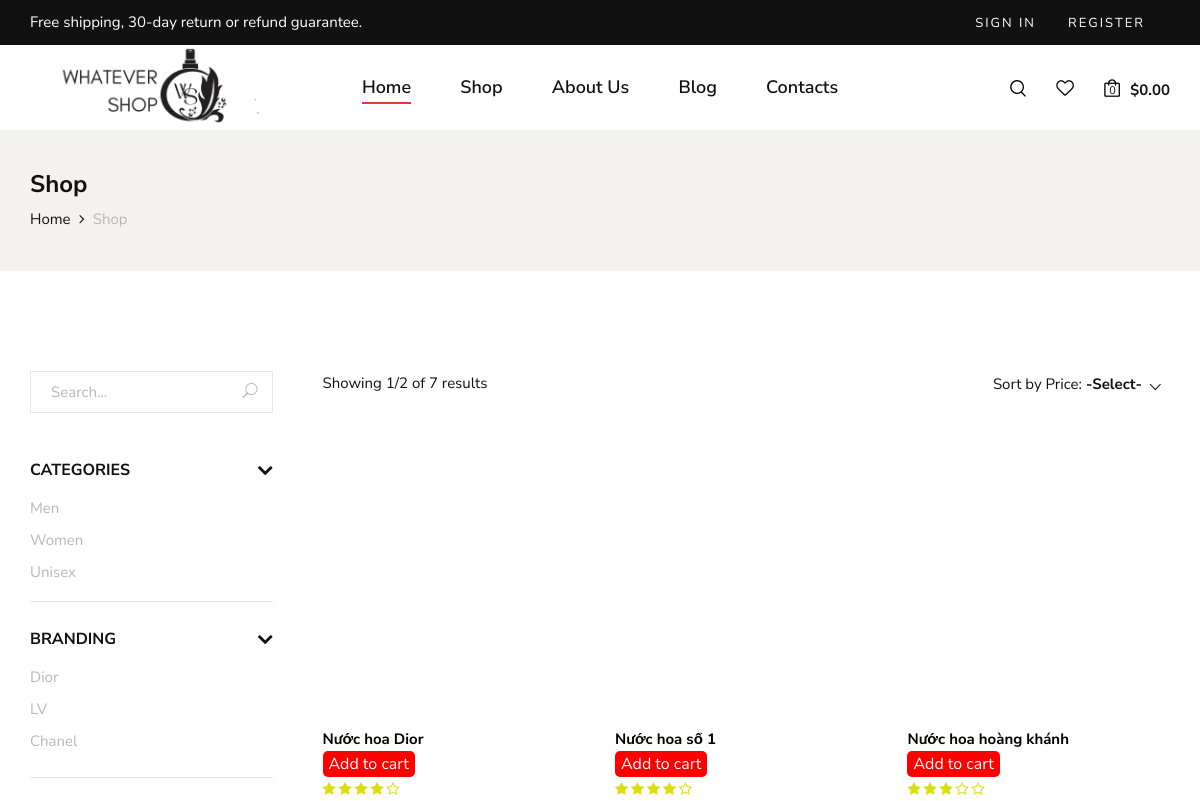
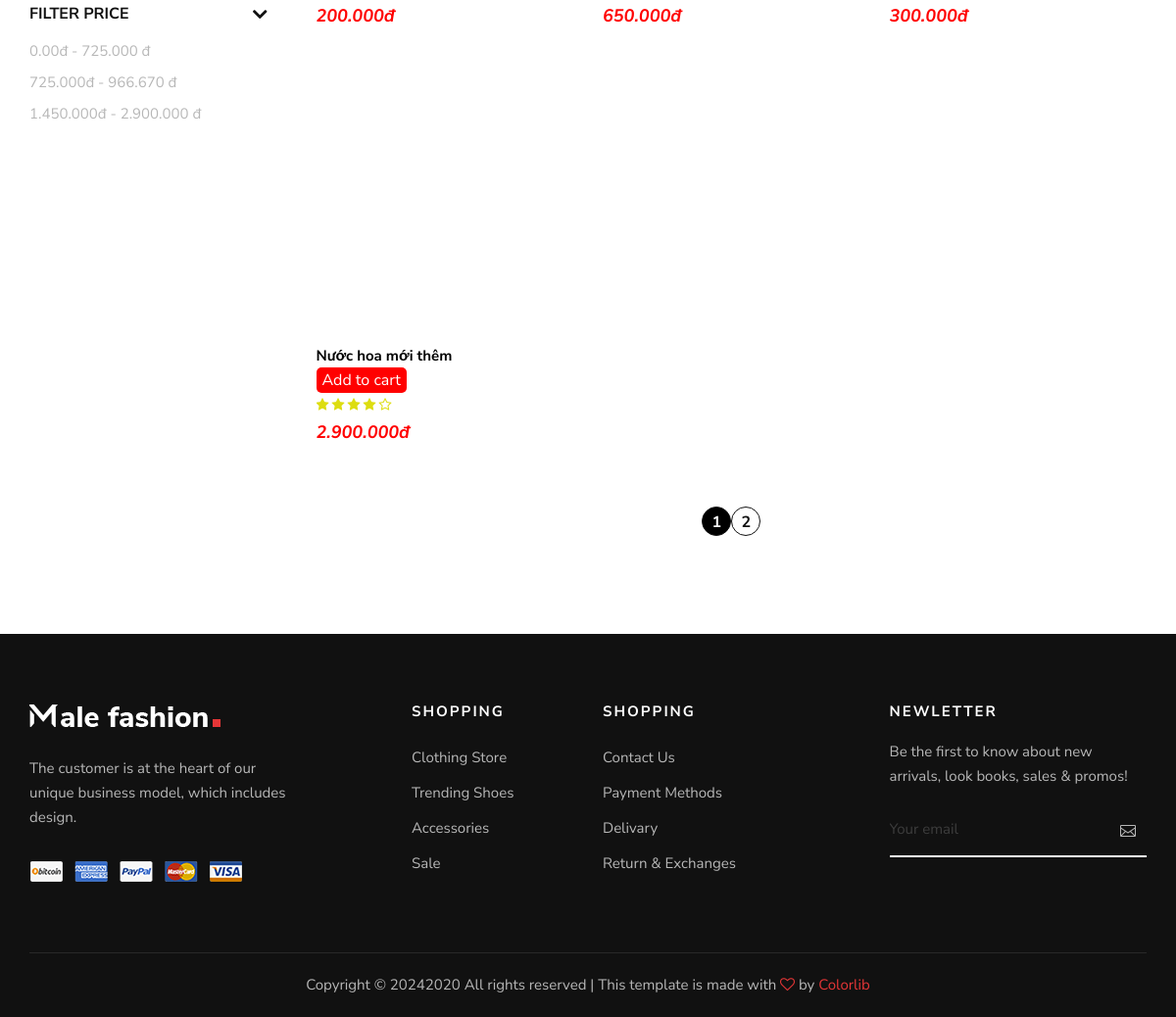
The page /shop.php on the database its author committed (2 pictures, top to bottom).
### tables this page shows
CREATE TABLE `tbl_category` (
  `id` bigint(20) NOT NULL,
  `name` varchar(255) DEFAULT NULL,
  `description` varchar(255) NOT NULL
);

CREATE TABLE `tbl_product` (
  `id` bigint(20) NOT NULL,
  `name` varchar(255) DEFAULT NULL,
  `details` varchar(255) DEFAULT NULL,
  `image_1` varchar(255) DEFAULT NULL,
  `image_2` varchar(255) DEFAULT NULL,
  `image_3` varchar(255) DEFAULT NULL,
  `price` double DEFAULT NULL,
  `quantity` bigint(20) DEFAULT NULL,
  `category_id` bigint(20) DEFAULT NULL,
  `sex` int(11) NOT NULL
);

### shop.php (the view, shortened to what the rows shown need)
<?php
    include 'components/connect.php';
?>
<!DOCTYPE html>
<html lang="zxx">
<head>
    <link rel="stylesheet" href="css/bootstrap.min.css" type="text/css">
    <link rel="stylesheet" href="css/font-awesome.min.css" type="text/css">
    <link rel="stylesheet" href="css/elegant-icons.css" type="text/css">
    <link rel="stylesheet" href="css/magnific-popup.css" type="text/css">
    <link rel="stylesheet" href="css/nice-select.css" type="text/css">
    <link rel="stylesheet" href="css/owl.carousel.min.css" type="text/css">
    <link rel="stylesheet" href="css/slicknav.min.css" type="text/css">
    <link rel="stylesheet" href="css/style.css" type="text/css">
</head>
<body>
    <?php
        $sql = "SELECT * FROM tbl_product WHERE (1=1) ";
        $whereClasue = " ";
        $currentURL = "http://$_SERVER[HTTP_HOST]$_SERVER[REQUEST_URI]";
        function hasGetParameters() {
            return count($_GET) > 0;
        }
    ?>
    <section class="shop spad">
        <div class="container">
            <div class="row">
                <div class="col-lg-3">
                    <div class="shop__sidebar">
                        <div class="shop__sidebar__accordion">
                            <div class="accordion" id="accordionExample">
                                <?php
                                    if ($conn) {
                                        try {
                                            $sql_category = "SELECT * FROM tbl_category";
                                            $result_category = $conn->query($sql_category);
                                            echo "<div class='card'>
                                                    <div class='card-heading'>
                                                        <a data-toggle='collapse' data-target='#collapseTwo'>Branding</a>
                                                    </div>
                                                    <div id='collapseTwo' class='collapse show' data-parent='#accordionExample'>
                                                        <div class='card-body'>
                                                            <div class='shop__sidebar__brand'>
                                                                <ul>";
                                            if ($result_category) {
                                                while ($row = $result_category->fetch(PDO::FETCH_ASSOC)) {
                                                    echo "<li><a " . (isset($_GET['categoryId']) && $_GET['categoryId'] == $row['id'] ? 'style="color: red;"' : '') . " href='" . (isset($_GET['categoryId']) ? str_replace('categoryId=' . $_GET['categoryId'], 'categoryId=' . $row["id"], $currentURL) : $currentURL . (hasGetParameters() ? "&" : "?") . "categoryId=" . $row["id"]) . "'>" . $row["name"] . "</a></li>";
                                                }
                                            } else {
                                                echo "Lỗi truy vấn: " . $conn->errorInfo()[2];
                                            }
                                            echo "</ul>
                                                            </div>
                                                        </div>
                                                    </div>
                                                </div>";
                                        } catch (PDOException $e) {
                                            echo "Lỗi truy vấn: " . $e->getMessage();
                                        }
                                    } else {
                                        echo "Kết nối không thành công.";
                                    }
                                ?>
                            </div>
                        </div>
                    </div>
                </div>
                <?php
                    $item_per_page = !empty($_GET['per_page'])?$_GET['per_page']:4;
                    $current_page = !empty($_GET['page'])?$_GET['page']:1;
                    $offset = ($current_page -  1) * $item_per_page;
                ?>
                <div class="col-lg-9">
                    <?php
                    if ($conn) {
                        try {
                            $sql .= $whereClasue;
                            $sql .= " LIMIT " . $item_per_page . " OFFSET " . $offset;
                            $result = $conn->query($sql);
                            echo "<div class='row'>";
                            if ($result) {
                                while ($row = $result->fetch(PDO::FETCH_ASSOC)) {
                                    $productCount++;?>
                                        <div class='col-lg-4 col-md-6 col-sm-6'>
                                            <form action="" method='POST'>
                                            <div class='product__item'>
                                                <div class='product__item__pic set-bg' data-setbg='uploaded_img/<?=$row["image_1"]?>'>
                                                </div>
                                                <div class='product__item__text'>
                                                    <a href='shop-details.php?id=<?=$row['id']?>'><?php echo $row["name"]; ?></a>
                                                        <?php
                                                        if (($conn->query("SELECT quantity FROM tbl_product WHERE (id = $row[id]) ")->fetchColumn()) > 0) {
                                                        ?>
                                                            <input type='submit' name='addcart' class='add-cart' value='Add to cart'>
                                                        <?php
                                                        } else {
                                                        ?>
                                                            <h5 class="out-of-stock">Hết hàng</h5>
                                                        <?php
                                                        }
                                                        ?>
                                                    <?php
                                                        $product_id_new=$row['id'];
                                                        $total_review=0;
                                                        $count=0;
                                                        $select_comment = $conn->prepare("SELECT TIMESTAMPDIFF(HOUR, time_post, NOW()) AS time_hour, USER.full_name, COMMENT.content,COMMENT.time_post,comment.review, product.name FROM tbl_user AS user, tbl_product AS product, tbl_comment AS comment WHERE comment.user_id= user.id and COMMENT.product_id = product.id AND product.id=$product_id_new;");
                                                        $select_comment->execute();
                                                        while($fetch_comment = $select_comment->fetch(PDO::FETCH_ASSOC)){
                                                            $total_review+=$fetch_comment['review'];
                                                            $count++;
                                                        }
                                                    ?>
                                                    <div class="rating">
                                                        <?php
                                                            for ($i = 1; $i <= 5; $i++) {
                                                                if ($i <= round($total_review/$count )) {
                                                                    echo '<i class="fa fa-star"></i>';
                                                                } else {
                                                                    echo '<i class="fa fa-star-o"></i>';
                                                                }
                                                            }
                                                        ?>
                                                    </div>
                                                    <?php
                                                    $price = $row["price"];
                                                    $formatted_price = number_format($price, 0, ',', '.');
                                                    echo "<h5 style='font-style: oblique; color: red;'> " . $formatted_price . "đ</h5>";
                                                    ?>
                                                </div>
                                            </div>
                                        </div>
                            <?php
                                }
                            } else {
                                echo "Lỗi truy vấn: " . $conn->errorInfo()[2];
                            }
                            echo "</div>";
                        } catch (PDOException $e) {
                            echo "Lỗi truy vấn: " . $e->getMessage();
                        }
                    } else {
                        echo "Kết nối không thành công.";
                    }
                    ?>
                </div>
            </div>
        </div>
    </section>
</body>
</html>

### rows shown on the page
tbl_category: name "Dior"
tbl_category: name "LV"
tbl_category: name "Chanel"
tbl_product: name "Nước hoa Dior", price "200.000"
tbl_product: name "Nước hoa số 1", price "650.000"
tbl_product: name "Nước hoa hoàng khánh", price "300.000"
tbl_product: name "Nước hoa mới thêm", price "2.900.000"

### other values the page prints
$max_price / 4 "725.000"
$max_price / 3 "966.670"
$max_price / 2 "1.450.000"
$max_price "2.900.000"
$current_page "1"
$totalPages "2"
